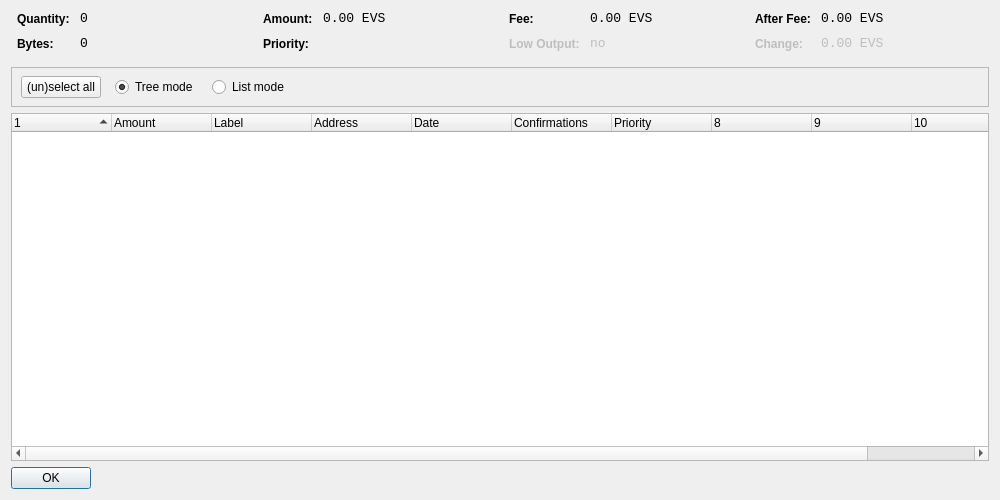
<?xml version="1.0" encoding="UTF-8"?>
<ui version="4.0">
 <class>CoinControlDialog</class>
 <widget class="QDialog" name="CoinControlDialog">
  <property name="geometry">
   <rect>
    <x>0</x>
    <y>0</y>
    <width>1000</width>
    <height>500</height>
   </rect>
  </property>
  <property name="windowTitle">
   <string>Coin Control</string>
  </property>
  <layout class="QVBoxLayout" name="verticalLayout">
   <item>
    <layout class="QHBoxLayout" name="horizontalLayoutTop" stretch="0,0,0,0">
     <property name="topMargin">
      <number>0</number>
     </property>
     <property name="bottomMargin">
      <number>10</number>
     </property>
     <item>
      <layout class="QFormLayout" name="formLayoutCoinControl1">
       <property name="horizontalSpacing">
        <number>10</number>
       </property>
       <property name="verticalSpacing">
        <number>10</number>
       </property>
       <property name="leftMargin">
        <number>6</number>
       </property>
       <property name="rightMargin">
        <number>6</number>
       </property>
       <item row="0" column="0">
        <widget class="QLabel" name="labelCoinControlQuantityText">
         <property name="styleSheet">
          <string notr="true">font-weight:bold;</string>
         </property>
         <property name="text">
          <string>Quantity:</string>
         </property>
        </widget>
       </item>
       <item row="0" column="1">
        <widget class="QLabel" name="labelCoinControlQuantity">
         <property name="font">
          <font>
           <family>Monospace</family>
           <pointsize>10</pointsize>
          </font>
         </property>
         <property name="cursor">
          <cursorShape>IBeamCursor</cursorShape>
         </property>
         <property name="contextMenuPolicy">
          <enum>Qt::ActionsContextMenu</enum>
         </property>
         <property name="text">
          <string notr="true">0</string>
         </property>
         <property name="textInteractionFlags">
          <set>Qt::LinksAccessibleByMouse|Qt::TextSelectableByKeyboard|Qt::TextSelectableByMouse</set>
         </property>
        </widget>
       </item>
       <item row="1" column="0">
        <widget class="QLabel" name="labelCoinControlBytesText">
         <property name="styleSheet">
          <string notr="true">font-weight:bold;</string>
         </property>
         <property name="text">
          <string>Bytes:</string>
         </property>
        </widget>
       </item>
       <item row="1" column="1">
        <widget class="QLabel" name="labelCoinControlBytes">
         <property name="font">
          <font>
           <family>Monospace</family>
           <pointsize>10</pointsize>
          </font>
         </property>
         <property name="cursor">
          <cursorShape>IBeamCursor</cursorShape>
         </property>
         <property name="contextMenuPolicy">
          <enum>Qt::ActionsContextMenu</enum>
         </property>
         <property name="text">
          <string notr="true">0</string>
         </property>
         <property name="textInteractionFlags">
          <set>Qt::LinksAccessibleByMouse|Qt::TextSelectableByKeyboard|Qt::TextSelectableByMouse</set>
         </property>
        </widget>
       </item>
      </layout>
     </item>
     <item>
      <layout class="QFormLayout" name="formLayoutCoinControl2">
       <property name="horizontalSpacing">
        <number>10</number>
       </property>
       <property name="verticalSpacing">
        <number>10</number>
       </property>
       <property name="leftMargin">
        <number>6</number>
       </property>
       <property name="rightMargin">
        <number>6</number>
       </property>
       <item row="0" column="0">
        <widget class="QLabel" name="labelCoinControlAmountText">
         <property name="styleSheet">
          <string notr="true">font-weight:bold;</string>
         </property>
         <property name="text">
          <string>Amount:</string>
         </property>
        </widget>
       </item>
       <item row="0" column="1">
        <widget class="QLabel" name="labelCoinControlAmount">
         <property name="font">
          <font>
           <family>Monospace</family>
           <pointsize>10</pointsize>
          </font>
         </property>
         <property name="cursor">
          <cursorShape>IBeamCursor</cursorShape>
         </property>
         <property name="contextMenuPolicy">
          <enum>Qt::ActionsContextMenu</enum>
         </property>
         <property name="text">
          <string notr="true">0.00 EVS</string>
         </property>
         <property name="textInteractionFlags">
          <set>Qt::LinksAccessibleByMouse|Qt::TextSelectableByKeyboard|Qt::TextSelectableByMouse</set>
         </property>
        </widget>
       </item>
       <item row="1" column="0">
        <widget class="QLabel" name="labelCoinControlPriorityText">
         <property name="styleSheet">
          <string notr="true">font-weight:bold;</string>
         </property>
         <property name="text">
          <string>Priority:</string>
         </property>
        </widget>
       </item>
       <item row="1" column="1">
        <widget class="QLabel" name="labelCoinControlPriority">
         <property name="font">
          <font>
           <family>Monospace</family>
           <pointsize>10</pointsize>
          </font>
         </property>
         <property name="cursor">
          <cursorShape>IBeamCursor</cursorShape>
         </property>
         <property name="contextMenuPolicy">
          <enum>Qt::ActionsContextMenu</enum>
         </property>
         <property name="text">
          <string/>
         </property>
         <property name="textInteractionFlags">
          <set>Qt::LinksAccessibleByMouse|Qt::TextSelectableByKeyboard|Qt::TextSelectableByMouse</set>
         </property>
        </widget>
       </item>
      </layout>
     </item>
     <item>
      <layout class="QFormLayout" name="formLayoutCoinControl3">
       <property name="horizontalSpacing">
        <number>10</number>
       </property>
       <property name="verticalSpacing">
        <number>10</number>
       </property>
       <property name="leftMargin">
        <number>6</number>
       </property>
       <property name="rightMargin">
        <number>6</number>
       </property>
       <item row="0" column="0">
        <widget class="QLabel" name="labelCoinControlFeeText">
         <property name="styleSheet">
          <string notr="true">font-weight:bold;</string>
         </property>
         <property name="text">
          <string>Fee:</string>
         </property>
        </widget>
       </item>
       <item row="0" column="1">
        <widget class="QLabel" name="labelCoinControlFee">
         <property name="font">
          <font>
           <family>Monospace</family>
           <pointsize>10</pointsize>
          </font>
         </property>
         <property name="cursor">
          <cursorShape>IBeamCursor</cursorShape>
         </property>
         <property name="contextMenuPolicy">
          <enum>Qt::ActionsContextMenu</enum>
         </property>
         <property name="text">
          <string notr="true">0.00 EVS</string>
         </property>
         <property name="textInteractionFlags">
          <set>Qt::LinksAccessibleByMouse|Qt::TextSelectableByKeyboard|Qt::TextSelectableByMouse</set>
         </property>
        </widget>
       </item>
       <item row="1" column="0">
        <widget class="QLabel" name="labelCoinControlLowOutputText">
         <property name="enabled">
          <bool>false</bool>
         </property>
         <property name="styleSheet">
          <string notr="true">font-weight:bold;</string>
         </property>
         <property name="text">
          <string>Low Output:</string>
         </property>
        </widget>
       </item>
       <item row="1" column="1">
        <widget class="QLabel" name="labelCoinControlLowOutput">
         <property name="enabled">
          <bool>false</bool>
         </property>
         <property name="font">
          <font>
           <family>Monospace</family>
           <pointsize>10</pointsize>
          </font>
         </property>
         <property name="cursor">
          <cursorShape>IBeamCursor</cursorShape>
         </property>
         <property name="contextMenuPolicy">
          <enum>Qt::ActionsContextMenu</enum>
         </property>
         <property name="text">
          <string notr="true">no</string>
         </property>
         <property name="textInteractionFlags">
          <set>Qt::LinksAccessibleByMouse|Qt::TextSelectableByKeyboard|Qt::TextSelectableByMouse</set>
         </property>
        </widget>
       </item>
      </layout>
     </item>
     <item>
      <layout class="QFormLayout" name="formLayoutCoinControl4">
       <property name="horizontalSpacing">
        <number>10</number>
       </property>
       <property name="verticalSpacing">
        <number>10</number>
       </property>
       <property name="leftMargin">
        <number>6</number>
       </property>
       <property name="rightMargin">
        <number>6</number>
       </property>
       <item row="0" column="0">
        <widget class="QLabel" name="labelCoinControlAfterFeeText">
         <property name="styleSheet">
          <string notr="true">font-weight:bold;</string>
         </property>
         <property name="text">
          <string>After Fee:</string>
         </property>
        </widget>
       </item>
       <item row="0" column="1">
        <widget class="QLabel" name="labelCoinControlAfterFee">
         <property name="font">
          <font>
           <family>Monospace</family>
           <pointsize>10</pointsize>
          </font>
         </property>
         <property name="cursor">
          <cursorShape>IBeamCursor</cursorShape>
         </property>
         <property name="contextMenuPolicy">
          <enum>Qt::ActionsContextMenu</enum>
         </property>
         <property name="text">
          <string notr="true">0.00 EVS</string>
         </property>
         <property name="textInteractionFlags">
          <set>Qt::LinksAccessibleByMouse|Qt::TextSelectableByKeyboard|Qt::TextSelectableByMouse</set>
         </property>
        </widget>
       </item>
       <item row="1" column="0">
        <widget class="QLabel" name="labelCoinControlChangeText">
         <property name="enabled">
          <bool>false</bool>
         </property>
         <property name="styleSheet">
          <string notr="true">font-weight:bold;</string>
         </property>
         <property name="text">
          <string>Change:</string>
         </property>
        </widget>
       </item>
       <item row="1" column="1">
        <widget class="QLabel" name="labelCoinControlChange">
         <property name="enabled">
          <bool>false</bool>
         </property>
         <property name="font">
          <font>
           <family>Monospace</family>
           <pointsize>10</pointsize>
          </font>
         </property>
         <property name="cursor">
          <cursorShape>IBeamCursor</cursorShape>
         </property>
         <property name="contextMenuPolicy">
          <enum>Qt::ActionsContextMenu</enum>
         </property>
         <property name="text">
          <string notr="true">0.00 EVS</string>
         </property>
         <property name="textInteractionFlags">
          <set>Qt::LinksAccessibleByMouse|Qt::TextSelectableByKeyboard|Qt::TextSelectableByMouse</set>
         </property>
        </widget>
       </item>
      </layout>
     </item>
    </layout>
   </item>
   <item>
    <widget class="QFrame" name="frame">
     <property name="minimumSize">
      <size>
       <width>0</width>
       <height>40</height>
      </size>
     </property>
     <property name="frameShape">
      <enum>QFrame::StyledPanel</enum>
     </property>
     <property name="frameShadow">
      <enum>QFrame::Sunken</enum>
     </property>
     <widget class="QWidget" name="horizontalLayoutWidget">
      <property name="geometry">
       <rect>
        <x>10</x>
        <y>0</y>
        <width>781</width>
        <height>41</height>
       </rect>
      </property>
      <layout class="QHBoxLayout" name="horizontalLayoutPanel" stretch="0,0,0,0,0">
       <property name="spacing">
        <number>14</number>
       </property>
       <item>
        <widget class="QPushButton" name="pushButtonSelectAll">
         <property name="sizePolicy">
          <sizepolicy hsizetype="Maximum" vsizetype="Fixed">
           <horstretch>0</horstretch>
           <verstretch>0</verstretch>
          </sizepolicy>
         </property>
         <property name="text">
          <string>(un)select all</string>
         </property>
        </widget>
       </item>
       <item>
        <widget class="QRadioButton" name="radioTreeMode">
         <property name="sizePolicy">
          <sizepolicy hsizetype="Maximum" vsizetype="Fixed">
           <horstretch>0</horstretch>
           <verstretch>0</verstretch>
          </sizepolicy>
         </property>
         <property name="text">
          <string>Tree mode</string>
         </property>
         <property name="checked">
          <bool>true</bool>
         </property>
        </widget>
       </item>
       <item>
        <widget class="QRadioButton" name="radioListMode">
         <property name="sizePolicy">
          <sizepolicy hsizetype="Maximum" vsizetype="Fixed">
           <horstretch>0</horstretch>
           <verstretch>0</verstretch>
          </sizepolicy>
         </property>
         <property name="text">
          <string>List mode</string>
         </property>
        </widget>
       </item>
       <item>
        <spacer name="horizontalSpacer">
         <property name="orientation">
          <enum>Qt::Horizontal</enum>
         </property>
         <property name="sizeHint" stdset="0">
          <size>
           <width>40</width>
           <height>20</height>
          </size>
         </property>
        </spacer>
       </item>
      </layout>
     </widget>
    </widget>
   </item>
   <item>
    <widget class="CoinControlTreeWidget" name="treeWidget">
     <property name="contextMenuPolicy">
      <enum>Qt::CustomContextMenu</enum>
     </property>
     <property name="sortingEnabled">
      <bool>false</bool>
     </property>
     <property name="columnCount">
      <number>11</number>
     </property>
     <attribute name="headerShowSortIndicator" stdset="0">
      <bool>true</bool>
     </attribute>
     <attribute name="headerStretchLastSection">
      <bool>false</bool>
     </attribute>
     <column>
      <property name="text">
       <string/>
      </property>
     </column>
     <column>
      <property name="text">
       <string>Amount</string>
      </property>
     </column>
     <column>
      <property name="text">
       <string>Label</string>
      </property>
     </column>
     <column>
      <property name="text">
       <string>Address</string>
      </property>
     </column>
     <column>
      <property name="text">
       <string>Date</string>
      </property>
     </column>
     <column>
      <property name="text">
       <string>Confirmations</string>
      </property>
      <property name="toolTip">
       <string>Confirmed</string>
      </property>
     </column>
     <column>
      <property name="text">
       <string>Priority</string>
      </property>
     </column>
     <column>
      <property name="text">
       <string/>
      </property>
     </column>
     <column>
      <property name="text">
       <string/>
      </property>
     </column>
     <column>
      <property name="text">
       <string/>
      </property>
     </column>
     <column>
      <property name="text">
       <string/>
      </property>
     </column>
    </widget>
   </item>
   <item>
    <widget class="QDialogButtonBox" name="buttonBox">
     <property name="sizePolicy">
      <sizepolicy hsizetype="Maximum" vsizetype="Fixed">
       <horstretch>0</horstretch>
       <verstretch>0</verstretch>
      </sizepolicy>
     </property>
     <property name="orientation">
      <enum>Qt::Horizontal</enum>
     </property>
     <property name="standardButtons">
      <set>QDialogButtonBox::Ok</set>
     </property>
    </widget>
   </item>
  </layout>
 </widget>
 <customwidgets>
  <customwidget>
   <class>CoinControlTreeWidget</class>
   <extends>QTreeWidget</extends>
   <header>coincontroltreewidget.h</header>
  </customwidget>
 </customwidgets>
 <resources/>
 <connections/>
</ui>
